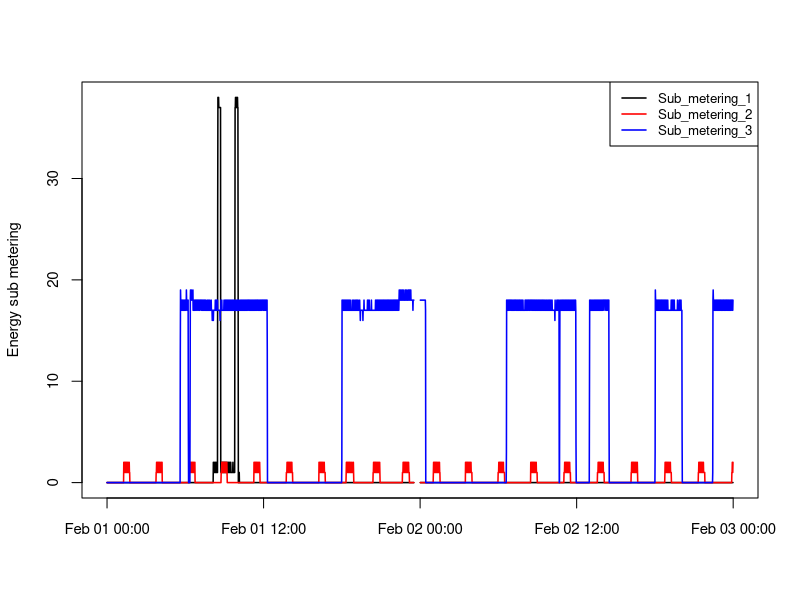

This chart was generated by the following R code:
# plot3.R - R code to generate plot3.png

# Read the data file (already limited to data for Feb. 1-2, 2007)
data <- read.csv("household_power_2days.txt", sep=";", stringsAsFactors=FALSE)

# Convert Date & Time variables to Date/Time classes
data$Date <- as.Date(data$Date, "%d/%m/%Y")
data$Time <- strptime(paste(data$Date, data$Time), "%Y-%m-%d %H:%M:%S")

# Create the plot
png(file="plot3.png", bg="transparent")  # png default size is 480x480
with(data, {
    lw = c(1.5, 1.5, 1.5)  # adjust line width, font sizes
    plot(Time, Sub_metering_1, type="n", xlab="", 
         ylab="Energy sub metering", cex.axis=0.9, cex.lab=0.9)
    lines(Time, Sub_metering_1, lwd=lw)
    lines(Time, Sub_metering_2, col="red", lwd=lw)
    lines(Time, Sub_metering_3, col="blue", lwd=lw)
    legend("topright", col=c("black", "red", "blue"), lwd=lw,
           legend=c("Sub_metering_1", "Sub_metering_2", "Sub_metering_3"),
           pt.cex=0.8, cex=0.8)
})

dev.off()